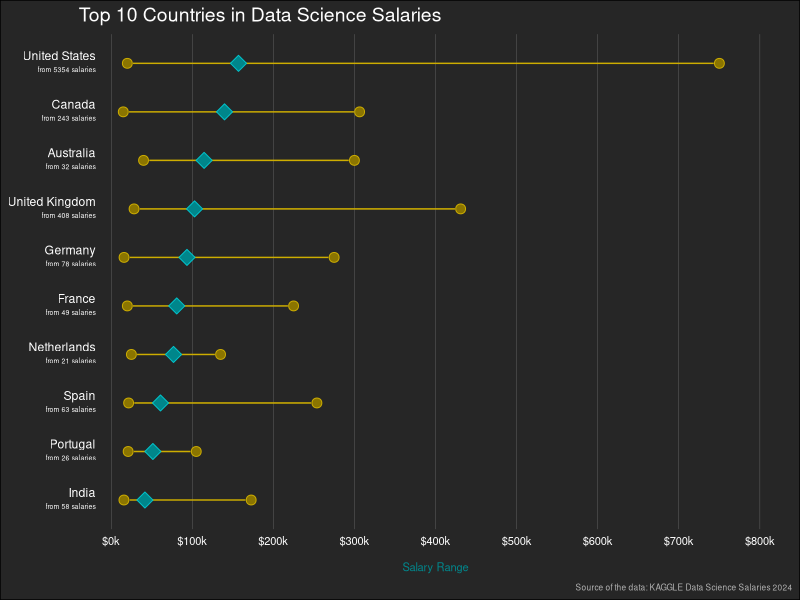

This figure's R source:
## ---- chunk 1
# Load necessary libraries for data manipulation and visualization
library(dplyr)
library(ggplot2)
library(scales)
library(ggtext)
## ---- chunk 2
# Read the dataset containing salary information
data <- read.csv("data/data_science_salaries.csv")
## ---- chunk 3
# Remove unnecessary columns: salary and salary_currency
data <- data %>%
  select(-salary, -salary_currency)
## ---- chunk 4
# Define a custom label function for formatting salary values as "$100k"
salary_label <- function(salary) {
  paste0("$", round(salary / 1000, 0), "k")
}
## ---- chunk 5
# Preprocess data to focus on top 10 company locations based on mean salary
# Ensure there are at least 20 observations per group for reliability
top_10_countries_by_mean_salary_data <- data %>%
  group_by(company_location) %>%
  filter(n() >= 20) %>%
  summarise(
    mean_salary = mean(salary_in_usd, na.rm = TRUE),
    lowest_salary = min(salary_in_usd, na.rm = TRUE),
    highest_salary = max(salary_in_usd, na.rm = TRUE),
    n = n()
  ) %>%
  arrange(desc(mean_salary)) %>%
  slice_head(n = 10) %>%
  mutate(company_location = paste0(company_location, "<br><span style='font-size:5pt;'>from ", n, " salaries</span>")) %>%
  mutate(company_location = factor(company_location, levels = company_location[order(mean_salary)]))
## ---- chunk 6
# Create a plot to visualize salary data for top 10 locations
top_10_countries_by_mean_salary_plot <- top_10_countries_by_mean_salary_data %>%
  arrange(highest_salary) %>%
  ggplot(aes(y=company_location)) +
  geom_point(aes(x=lowest_salary,), color='gold3', fill='gold4', size=3, shape=21) +
  geom_point(aes(x=highest_salary), color='gold3', fill='gold4', size=3, shape=21) +
  geom_segment(aes(x=lowest_salary+7000, xend=highest_salary-7000, y=company_location, yend=company_location), color='gold3') +
  geom_point(aes(x = mean_salary), shape = 23, size = 4, fill = "turquoise4", color='turquoise3') +
  scale_x_continuous(labels=salary_label, breaks = seq(0, 800000, 100000), limits=c(0, 800000)) +
  theme_minimal() +
  labs(title='Top 10 Countries in Data Science Salaries',
       x="\nSalary Range",
       y=NULL,
       caption = "Source of the data: KAGGLE Data Science Salaries 2024") +
  theme(axis.text.x = element_text(size = 8), 
        axis.text.y = element_markdown(margin = margin(r = -15)),
        panel.grid.major.y = element_blank(),
        panel.grid.major.x = element_line(size=0.05),
        panel.grid.minor = element_blank(),
        plot.background = element_rect(fill = 'gray15'),
        axis.text = element_text(color = 'white'),
        plot.title = element_text(color = 'white', size = 14),
        plot.subtitle = element_text(color = 'white', size = 8, vjust = 2),
        axis.title = element_text(color = 'white', size = 10),
        axis.title.x = element_text(vjust=1.5, color='turquoise4', size = 8),
        plot.caption = element_text(color='gray70', size=6))
## ---- chunk 7
# Display the plot
top_10_countries_by_mean_salary_plot
